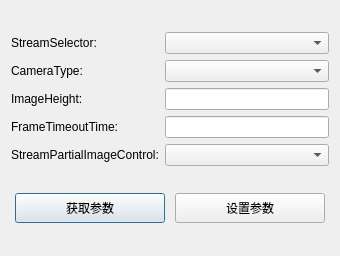
<?xml version="1.0" encoding="UTF-8"?>
<ui version="4.0">
 <class>CMLConfigForm</class>
 <widget class="QDialog" name="CMLConfigForm">
  <property name="geometry">
   <rect>
    <x>0</x>
    <y>0</y>
    <width>340</width>
    <height>256</height>
   </rect>
  </property>
  <property name="windowTitle">
   <string>Dialog</string>
  </property>
  <layout class="QGridLayout" name="gridLayout_2" rowstretch="10,1" rowminimumheight="0,0">
   <item row="0" column="0">
    <layout class="QGridLayout" name="gridLayout" columnstretch="1,3">
     <item row="0" column="0">
      <widget class="QLabel" name="label_3">
       <property name="text">
        <string>StreamSelector:</string>
       </property>
      </widget>
     </item>
     <item row="0" column="1">
      <widget class="QComboBox" name="cbStreamSelector"/>
     </item>
     <item row="1" column="0">
      <widget class="QLabel" name="label_4">
       <property name="text">
        <string>CameraType:</string>
       </property>
      </widget>
     </item>
     <item row="1" column="1">
      <widget class="QComboBox" name="cbCameraType"/>
     </item>
     <item row="2" column="0">
      <widget class="QLabel" name="label_5">
       <property name="text">
        <string>ImageHeight:</string>
       </property>
      </widget>
     </item>
     <item row="2" column="1">
      <widget class="QLineEdit" name="teImageHeight"/>
     </item>
     <item row="3" column="0">
      <widget class="QLabel" name="label_6">
       <property name="text">
        <string>FrameTimeoutTime:</string>
       </property>
      </widget>
     </item>
     <item row="3" column="1">
      <widget class="QLineEdit" name="teFrameTimeoutTime"/>
     </item>
     <item row="4" column="0">
      <widget class="QLabel" name="label_7">
       <property name="text">
        <string>StreamPartialImageControl:</string>
       </property>
      </widget>
     </item>
     <item row="4" column="1">
      <widget class="QComboBox" name="cbStreamPartialImageControl"/>
     </item>
    </layout>
   </item>
   <item row="1" column="0">
    <layout class="QGridLayout" name="gridLayout_3" columnstretch="1,1">
     <item row="0" column="0">
      <widget class="QPushButton" name="bnGetParam">
       <property name="maximumSize">
        <size>
         <width>150</width>
         <height>30</height>
        </size>
       </property>
       <property name="text">
        <string>获取参数</string>
       </property>
      </widget>
     </item>
     <item row="0" column="1">
      <widget class="QPushButton" name="bnSetParam">
       <property name="maximumSize">
        <size>
         <width>150</width>
         <height>30</height>
        </size>
       </property>
       <property name="text">
        <string>设置参数</string>
       </property>
      </widget>
     </item>
    </layout>
   </item>
  </layout>
 </widget>
 <resources/>
 <connections/>
</ui>
